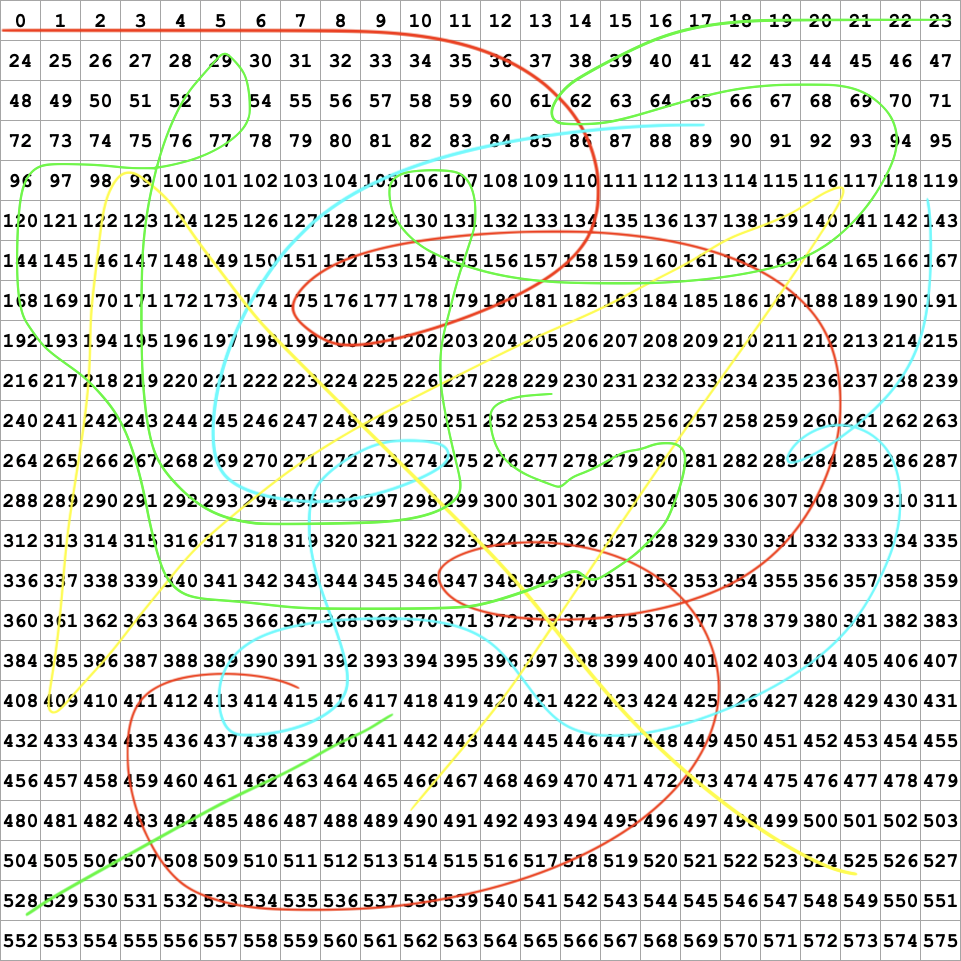
#> input picture examples/numbers.png, 961 x 961 px
$ jupyter execute tiles.ipynb
#> lines starting #> are read from the running program, lines starting #| are printed output that depends on the picture
[cell 1]
import cv2
import matplotlib.pyplot as plt
def show_img_np(img, max_h=3, max_w=20, save=False, cmap='gray'):
    """
    :param np_array: input image, one channel or 3 channel,
    :param save: if save image
    :param size:
    :return:
    """
    if len(img.shape) < 3:
        plt.rcParams['image.cmap'] = cmap
    plt.figure(figsize=(max_w, max_h), facecolor='w', edgecolor='k')
    plt.imshow(img)
    if save:
        cv2.imwrite('debug.png', img)
    else:
        plt.show()

[cell 2]
import cv2
img = cv2.imread("numbers.png")
#> img is the input picture: shape (961, 961, 3); mean B, G, R 216.8, 220.9, 219.7
img = cv2.resize(img,(224*6,224*6))
#> img: shape (1344, 1344, 3)

def subtile_img(img,frame_size=(224,224),tile_size=(56,56)):
    h_i,w_i,c_i = img.shape
    h_f,w_f,c_f = frame_size[0],frame_size[1],c_i
    h_t,w_t,c_t = tile_size[0],tile_size[1],c_i
    if (h_i%h_f)*(h_f%h_t)*(w_i%w_f)*(w_f%w_t)!= 0:
        raise ValueError("tile size not divideable")

    img = img.reshape(h_i//h_t,h_t,w_i//w_t,w_t,c_t) # img 0000 #1
    show_img_np(img[0,:,0,:,:])
    img = img.swapaxes(1, 2)
    # tile into ultimate form
    img = img.reshape(h_i//h_f,
                      h_f//h_t,
                      w_i//w_f,
                      w_f//w_t,
                      h_t,w_t,c_t)
    show_img_np(img[0,0,0,0])
    # combine into series of tiles
    img = img.reshape((h_i//h_f)*(h_i//h_f),
                      h_f//h_t,
                      w_f//w_t,
                      h_t,w_t,c_t)
    print(img.shape)
    # combine into frames
    img = img.swapaxes(2,3)
    img = img.reshape((h_i//h_f)*(h_i//h_f),h_f,w_f,c_t)


    for i in range(img.shape[0]):
        show_img_np(img[i])


def subtile_img(img,frame_size=(224,224),tile_size=(56,56)):
#> called with frame_size = (224, 224), tile_size = (56, 56)
    h_i,w_i,c_i = img.shape
#> h_i = 1344; w_i = 1344; c_i = 3
    h_f,w_f,c_f = frame_size[0],frame_size[1],c_i
#> h_f = 224; w_f = 224; c_f = 3
    h_t,w_t,c_t = tile_size[0],tile_size[1],c_i
#> h_t = 56; w_t = 56; c_t = 3
    if (h_i%h_f)*(h_f%h_t)*(w_i%w_f)*(w_f%w_t)!= 0:
        raise ValueError("tile size not divideable")

    img = img.reshape(h_i//h_t,h_t,w_i//w_t,w_t,c_t).swapaxes(1, 2)
    img = img.reshape(h_i//h_f, h_f//h_t, w_i//w_f, w_f//w_t, h_t,w_t,c_t)
    img = img.reshape((h_i//h_f)*(h_i//h_f),h_f//h_t,w_f//w_t,h_t,w_t,c_t).swapaxes(2,3)
    img = img.reshape((h_i//h_f)*(h_i//h_f),h_f,w_f,c_t)

    for i in range(img.shape[0]):
        show_img_np(img[i])
#> this loop made 36 passes
#> pass 1, in show_img_np, `plt.show()`:
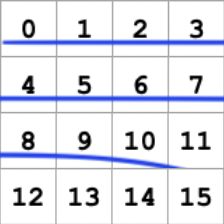
#> shown: shape (224, 224, 3); mean R, G, B 224.9, 226.6, 235.8
#> pass 2, in show_img_np (call 2), `plt.show()`:
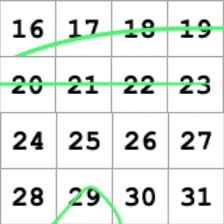
#> shown: shape (224, 224, 3); mean R, G, B 224.7, 231.2, 226.2


subtile_img(img)
show_img_np(img,10)
show_img_np(img[:56,:56,:])
#> in show_img_np (call 38), `plt.show()`:
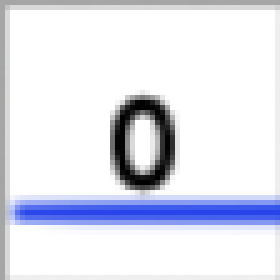
#> shown: shape (56, 56, 3) (shown 5 times larger); mean R, G, B 224.5, 226.7, 237.8
